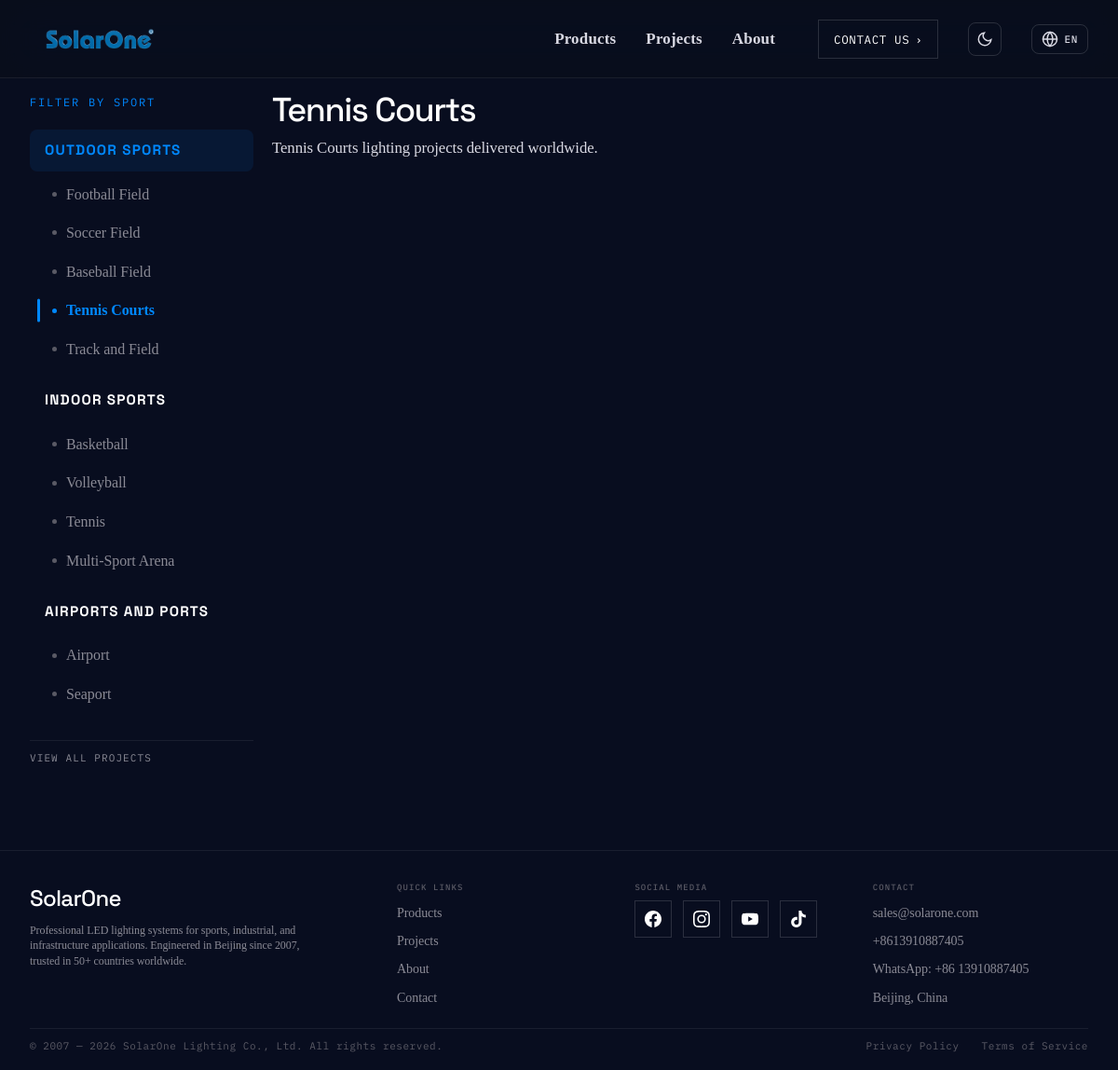
Screenshot of /projects/?venue=OUTDOOR&sport=TENNIS_COURTS with the database file from the repository.
### pages/models.py (models this page shows, shortened)
class SiteConfig(models.Model):
    hero_title = models.CharField(max_length=500, default="Precision LED systems for every arena.")
    hero_subtitle = models.TextField(default="Professional sports lighting solutions trusted in over 50 countries. From community fields to broadcast-ready stadiums, engineered for performance, built to outlast.")
    hero_background = models.ImageField(upload_to='site/', blank=True, help_text="Hero background image")
    stat_projects = models.CharField(max_length=100, default="500+")
    stat_projects_label = models.CharField(max_length=100, default="Projects")
    stat_countries = models.CharField(max_length=100, default="50+")
    stat_countries_label = models.CharField(max_length=100, default="Countries")
    stat_energy = models.CharField(max_length=100, default="60%")
    stat_energy_label = models.CharField(max_length=100, default="Energy Save")
    stat_support = models.CharField(max_length=100, default="24/7")
    stat_support_label = models.CharField(max_length=100, default="Support")
    about_title = models.CharField(max_length=500, default="Trusted worldwide for a reason.")
    about_text_1 = models.TextField(default="Since 2007, SolarOne Vision has focused on the design and manufacture of high power LED Sports lighting systems, LED Roadway infrastructure lighting systems, and LED industrial lighting systems. We bring first-hand knowledge and experience for new and retrofit projects — from small projects requiring a few lights to professional high-level facilities, we've got you covered.")
    about_text_2 = models.TextField(default="SolarOne's mission is to deliver innovative outdoor and indoor lighting solutions for recreational, high school, college, and semi-professional sports venues, airports, seaports, and other industrial facilities. We protect the environment, reduce energy consumption, deliver satisfying and inspiring lighting experiences, and add value to people's vision of life.")
    about_stat_years = models.CharField(max_length=100, default="18+")
    about_stat_years_label = models.CharField(max_length=100, default="Years Experience")
    about_stat_projects = models.CharField(max_length=100, default="500+")
    about_stat_projects_label = models.CharField(max_length=100, default="Projects Delivered")
    about_stat_countries = models.CharField(max_length=100, default="50+")
    about_stat_countries_label = models.CharField(max_length=100, default="Countries Served")
    about_stat_clients = models.CharField(max_length=100, default="1000+")
    about_stat_clients_label = models.CharField(max_length=100, default="Happy Clients")
    products_title = models.CharField(max_length=500, default="Our Products")
    products_subtitle = models.TextField(default="From compact modular luminaires to stadium-grade high bay systems. Precision optics, modular architecture, and field-proven reliability across every product line.")
    projects_title = models.CharField(max_length=500, default="Featured Projects")
    projects_subtitle = models.TextField(default="Real installations across five continents. From Olympic training centers to community football pitches, our luminaires deliver reliable performance under the toughest conditions.")
    contact_title = models.CharField(max_length=500, default="Get in Touch")
    contact_subtitle = models.TextField(default="Have a project in mind? Send us the details and our engineering team will respond with a full photometric proposal within 48 hours.")
    contact_email = models.EmailField(default="sales@solarone.com")
    contact_phone_1 = models.CharField(max_length=200, default="+8613910887405")
    contact_phone_2 = models.CharField(max_length=200, default="+8613910887405")
    contact_whatsapp = models.CharField(max_length=200, default="+86 13910887405")
    contact_address = models.CharField(max_length=500, default="Beijing, China")
    social_facebook = models.URLField(blank=True, default="https://facebook.com")
    social_instagram = models.URLField(blank=True, default="https://instagram.com")
    social_youtube = models.URLField(blank=True, default="https://youtube.com")
    social_tiktok = models.URLField(blank=True, default="https://tiktok.com")
    social_linkedin = models.URLField(blank=True, default="")
    footer_description = models.TextField(default="Professional LED lighting systems for sports, industrial, and infrastructure applications. Engineered in Beijing since 2007, trusted in 50+ countries worldwide.")
    brand_name = models.CharField(max_length=200, default="SolarOne")
    logo = models.ImageField(upload_to='site/', blank=True, help_text="Brand logo")
    meta_title = models.CharField(max_length=200, default="SolarOne — Precision LED Lighting Systems")
    meta_description = models.TextField(default="Professional LED sports lighting, high bay, and modular luminaire solutions. Engineered in Beijing since 2007, trusted in 50+ countries worldwide.")
    og_image = models.ImageField(upload_to='site/', blank=True, help_text="Social sharing preview image")
    font_family_body = models.CharField(
        max_length=200,
        default="'Inter', 'Helvetica Neue', Arial, sans-serif",
        verbose_name="Body Font Family",
        help_text="CSS font-family value, e.g. 'Inter', sans-serif"
    )
    font_family_heading = models.CharField(
        max_length=200,
        default="'Inter', 'Helvetica Neue', Arial, sans-serif",
        verbose_name="Heading Font Family",
        help_text="CSS font-family value for headings"
    )
    font_size_base = models.CharField(
        max_length=10,
        default="16px",
        verbose_name="Base Font Size",
        help_text="Root font size, e.g. 16px, 18px"
    )
    font_size_nav = models.CharField(
        max_length=10,
        default="17px",
        verbose_name="Navigation Font Size",
        help_text="Nav link font size, e.g. 15px, 17px, 18px"
    )
    font_size_hero_title = models.CharField(
        max_length=10,
        default="3.5rem",
        verbose_name="Hero Title Font Size",
        help_text="Hero heading size, e.g. 3.5rem, 4rem"
    )
    font_size_hero_subtitle = models.CharField(
        max_length=10,
        default="1.15rem",
        verbose_name="Hero Subtitle Font Size",
        help_text="Hero subtitle size, e.g. 1.15rem, 1.25rem"
    )
    font_size_section_title = models.CharField(
        max_length=10,
        default="2.25rem",
        verbose_name="Section Title Font Size",
        help_text="Section headings size, e.g. 2.25rem, 2.5rem"
    )
    font_size_body = models.CharField(
        max_length=10,
        default="1.05rem",
        verbose_name="Body Text Font Size",
        help_text="Paragraph text size, e.g. 1.05rem, 1.1rem"
    )
    font_size_card_title = models.CharField(
        max_length=10,
        default="1.25rem",
        verbose_name="Card Title Font Size",
        help_text="Product/Project card title size"
    )
    font_size_card_desc = models.CharField(
        max_length=10,
        default="0.95rem",
        verbose_name="Card Description Font Size",
        help_text="Product/Project card description size"
    )
    accent_color = models.CharField(
        max_length=20,
        default="#0088FF",
        verbose_name="Accent Color",
        help_text="Primary accent color, e.g. #0088FF, #FF6B00"
    )
    class Meta:
        verbose_name = "Site Configuration"
        verbose_name_plural = "Site Configuration"

### pages/views.py (the view, shortened to what this page needs)
# urls.py: path('projects/', views.projects, name='projects'),
def projects(request):
    context = get_common_context()
    lang = get_language()
    venue_types = _get_projects_sidebar(lang)
    context['venue_types'] = venue_types
    active_venue_type = request.GET.get('venue', '')
    active_sport_type = request.GET.get('sport', '')
    context['active_venue_type'] = active_venue_type
    context['active_sport_type'] = active_sport_type
    active_venue_type_label = ''
    active_sport_type_label = ''
    for vt in venue_types:
        if vt['key'] == active_venue_type:
            active_venue_type_label = vt['label']
            for s in vt['sports']:
                if s['key'] == active_sport_type:
                    active_sport_type_label = s['label']
                    break
            break
    context['active_venue_type_label'] = active_venue_type_label
    context['active_sport_type_label'] = active_sport_type_label
    projects_list = Project.objects.all()
    if active_venue_type:
        projects_list = projects_list.filter(venue_type=active_venue_type)
    if active_sport_type:
        projects_list = projects_list.filter(sport_type=active_sport_type)
    context['projects'] = projects_list
    return render(request, 'projects.html', context)

### pages/views.py (called while the page is built)
def _t(label, lang='en'):
    if lang == 'en':
        return label
    entry = _SIDEBAR_I18N.get(label, {})
    return entry.get(lang, label)

def get_common_context():
    site_config = SiteConfig.objects.first()
    if not site_config:
        site_config = SiteConfig.objects.create()
    if site_config.hero_background:
        site_config.hero_bg_url = static(site_config.hero_background.name)
    else:
        site_config.hero_bg_url = static('images/hero-main.fw.png')
    if site_config.logo:
        site_config.logo_url = static(site_config.logo.name)
    else:
        site_config.logo_url = static('images/logo.png')
    return {'config': site_config}

### templates/projects.html (shortened to what this page needs)
{% extends "base.html" %}
{% load i18n %}
{% load static %}
{% block content %}
<section class="page-with-sidebar" style="padding: 100px 0 80px;">
  <div class="container">
    <div class="sidebar-layout" style="display: grid; grid-template-columns: 240px 1fr; gap: 20px; align-items: start;">
      <aside class="sidebar-nav" style="position: sticky; top: 100px;">
        <div class="sidebar-nav-header" style="font-family: var(--ff-mono); font-size: 12px; letter-spacing: 0.15em; text-transform: uppercase; color: var(--accent); margin-bottom: 20px;">{% trans "Filter by Sport" %}</div>
        <nav class="sidebar-nav-list">
          {% for vt in venue_types %}
          <div class="sidebar-nav-group" style="margin-bottom: 8px;">
            <div class="sidebar-nav-parent{% if active_venue_type == vt.key %} active{% endif %}">
              {{ vt.label }}
            </div>
            <div class="sidebar-nav-children">
              {% for st in vt.sports %}
              <a href="{% url 'projects' %}?venue={{ vt.key }}&sport={{ st.key }}" class="sidebar-nav-child{% if active_sport_type == st.key %} active{% endif %}">
                <span class="sidebar-nav-dot"></span>
                {{ st.label }}
              </a>
              {% endfor %}
            </div>
          </div>
          {% endfor %}
        </nav>
        <a href="{% url 'projects' %}" class="sidebar-nav-all{% if not active_sport_type %} active{% endif %}" style="display: block; margin-top: 24px; padding: 10px 0; font-family: var(--ff-mono); font-size: 11px; letter-spacing: 0.1em; text-transform: uppercase; color: var(--ink-mute); text-decoration: none; transition: color 0.2s; border-top: 1px solid var(--line);">{% trans "View All Projects" %}</a>
      </aside>
      <div class="sidebar-content">
        <div class="sidebar-content-header" style="margin-bottom: 40px;">
          {% if active_sport_type_label %}
          <h1 class="section-title" style="margin-bottom: 8px;">{{ active_sport_type_label }}</h1>
          <p class="section-body" style="max-width: none;">{{ active_sport_type_label }} {% trans "lighting projects delivered worldwide." %}</p>
          {% elif active_venue_type_label %}
          <h1 class="section-title" style="margin-bottom: 8px;">{{ active_venue_type_label }} {% trans "Projects" %}</h1>
          <p class="section-body" style="max-width: none;">{% trans "Professional lighting solutions for outdoor venues." %}</p>
          {% endif %}
        </div>
      </div>
    </div>
  </div>
</section>
{% endblock %}

### templates/base.html (shortened to what this page needs)
{% load static %}
{% load i18n %}
<!DOCTYPE html>
<html lang="{{ LANGUAGE_CODE }}" data-theme="dark"{% if LANGUAGE_CODE == 'ar' %} dir="rtl"{% endif %}>
<head>
</head>
<body>
<nav class="nav" id="mainNav">
  <div class="container nav-inner">
    <a href="{% url 'home' %}" class="nav-brand">
      <img src="{{ config.logo_url }}" alt="{{ config.brand_name }}" onerror="this.style.display='none'">
    </a>
    <div class="nav-links">
      <a href="{% url 'products' %}">{% trans "Products" %}</a>
      <a href="{% url 'projects' %}">{% trans "Projects" %}</a>
      <a href="{% url 'about' %}">{% trans "About" %}</a>
    </div>
    <a href="{% url 'contact' %}" class="nav-cta">{% trans "Contact Us" %} <span class="arrow">&#8250;</span></a>
    <button class="theme-toggle" id="themeToggle" aria-label="Toggle theme" title="{% trans 'Toggle light/dark theme' %}">
      <svg id="themeIconMoon" viewBox="0 0 24 24" fill="none" stroke="currentColor" stroke-width="2" stroke-linecap="round"><path d="M21 12.79A9 9 0 1111.21 3 7 7 0 0021 12.79z"/></svg>
    </button>
    <div class="lang-switch" id="langSwitch">
      <button class="lang-switch-btn" id="langSwitchBtn" aria-label="Change language">
        <svg viewBox="0 0 24 24" fill="none" stroke="currentColor" stroke-width="2" stroke-linecap="round" style="width:18px;height:18px;"><circle cx="12" cy="12" r="10"/><line x1="2" y1="12" x2="22" y2="12"/><path d="M12 2a15.3 15.3 0 0 1 4 10 15.3 15.3 0 0 1-4 10 15.3 15.3 0 0 1-4-10 15.3 15.3 0 0 1 4-10z"/></svg>
        <span class="lang-switch-current">{{ LANGUAGE_CODE|upper }}</span>
      </button>
        {% get_current_language as LANG_CODE %}
    </div>
  </div>
</nav>
{% block content %}{% endblock %}
<footer>
  <div class="container">
    <div class="footer-grid">
      <div class="footer-brand-block">
        <div class="footer-brand-name">{{ config.brand_name }}</div>
        <p class="footer-brand-text">{% trans "Professional LED lighting systems for sports, industrial, and infrastructure applications. Engineered in Beijing since 2007, trusted in 50+ countries worldwide." %}</p>
      </div>
      <div>
        <div class="footer-col-label">{% trans "Quick Links" %}</div>
        <ul class="footer-list">
          <li><a href="{% url 'products' %}">{% trans "Products" %}</a></li>
          <li><a href="{% url 'projects' %}">{% trans "Projects" %}</a></li>
          <li><a href="{% url 'about' %}">{% trans "About" %}</a></li>
          <li><a href="{% url 'contact' %}">{% trans "Contact" %}</a></li>
        </ul>
      </div>
      <div>
        <div class="footer-col-label">{% trans "Social Media" %}</div>
        <div class="footer-social">
          <a href="{{ config.social_facebook }}" aria-label="Facebook" target="_blank" rel="noopener">
          </a>
          <a href="{{ config.social_instagram }}" aria-label="Instagram" target="_blank" rel="noopener">
          </a>
          <a href="{{ config.social_youtube }}" aria-label="YouTube" target="_blank" rel="noopener">
          </a>
          <a href="{{ config.social_tiktok }}" aria-label="TikTok" target="_blank" rel="noopener">
          </a>
        </div>
      </div>
      <div>
        <div class="footer-col-label">{% trans "Contact" %}</div>
        <ul class="footer-list">
          <li><a href="mailto:{{ config.contact_email }}">{{ config.contact_email }}</a></li>
          <li><a href="tel:{{ config.contact_phone_1 }}">{{ config.contact_phone_1 }}</a></li>
          <li><a href="https://wa.me/{{ config.contact_whatsapp|cut:' ' }}" target="_blank" rel="noopener">{% trans "WhatsApp:" %} {{ config.contact_whatsapp }}</a></li>
          <li><a href="#">{{ config.contact_address }}</a></li>
        </ul>
      </div>
    </div>
    <div class="footer-bottom">
      <span class="footer-copy">&copy; 2007 &mdash; 2026 {{ config.brand_name }} Lighting Co., Ltd. {% trans "All rights reserved." %}</span>
      <div class="footer-legal">
        <a href="#">{% trans "Privacy Policy" %}</a>
        <a href="#">{% trans "Terms of Service" %}</a>
      </div>
    </div>
  </div>
</footer>
</body>
</html>

### rows the page displays
SiteConfig: brand_name "SolarOne", contact_email "sales@solarone.com", contact_phone_1 "+8613910887405", contact_whatsapp "+86 13910887405", contact_address "Beijing, China"

### other values shown
{{ LANGUAGE_CODE|upper }} "EN"
{{ vt.label }} "OUTDOOR SPORTS" "INDOOR SPORTS" "AIRPORTS AND PORTS"
{{ st.label }} "Football Field" "Soccer Field" "Baseball Field" "Tennis Courts" "Track and Field" "Basketball" "Volleyball" "Tennis" "Multi-Sport Arena" "Airport" "Seaport"
{{ active_sport_type_label }} "Tennis Courts"
